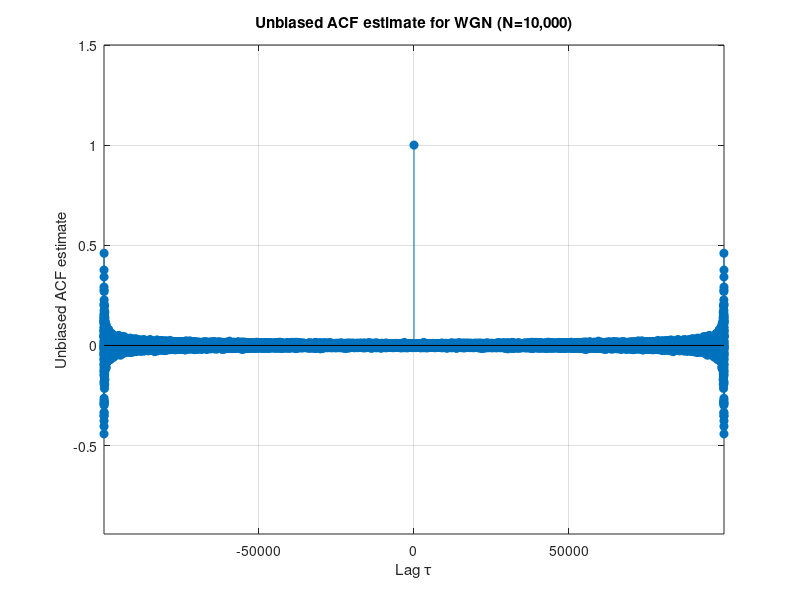

MATLAB code for this plot:
N = 100000;
rng(42);
x = randn(N, 1);

[r, lags] = xcorr(x, 'unbiased');

figure;
stem(lags, r, 'filled');
axis([-99999 99999 (min(r)-0.5) (max(r)+0.5)]);
xlabel('Lag \tau');
ylabel('Unbiased ACF estimate');
title('Unbiased ACF estimate for WGN (N=10,000)');
grid on;
